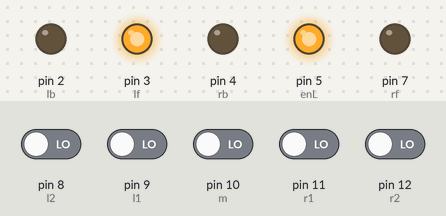
Recording of a sketch running on a simulated Arduino Uno, built with avr-gcc and run on an emulated ATmega328P. On the bench: output pins drawn as LEDs (lit = HIGH). Inputs (shaded band) come from the test bench; at power-on: pin 8 (l2), pin 9 (l1), pin 10 (m), pin 11 (r1), pin 12 (r2) LOW. What the sketch prints to the serial monitor is not drawn.

Above: at 0.1 s.
Timing chart, 0 to 1.6 s (numbered marks = the images above):
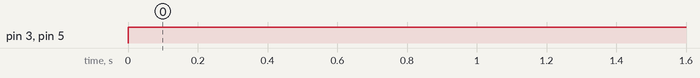

The sketch:

lfttesting.ino
```cpp
#define l2 8
#define l1 9
#define m 10
#define r1 11
#define r2 12

#define enL 5
#define enR 6

#define lb 2
#define lf 3
#define rb 4
#define rf 7

int read[5];
int error;
int Kp = 50;

void setup() {
  pinMode(rf, OUTPUT);
  pinMode(rb, OUTPUT);
  pinMode(lf, OUTPUT);
  pinMode(lb, OUTPUT);

  pinMode(l2, INPUT);
  pinMode(l1, INPUT);
  pinMode(m, INPUT);
  pinMode(r1, INPUT);
  pinMode(r2, INPUT);

  Serial.begin(9600);
}

void forward(int leftSpeed, int rightSpeed) {
  analogWrite(enL, leftSpeed);
  analogWrite(enR, rightSpeed);
  digitalWrite(lf, HIGH);
  digitalWrite(lb, LOW);
  digitalWrite(rf, HIGH);
  digitalWrite(rb, LOW);
}

void leftsharp(int leftSpeed, int rightSpeed) {
  analogWrite(enL, leftSpeed);
  analogWrite(enR, rightSpeed);
  digitalWrite(lf, LOW);
  digitalWrite(lb, HIGH);
  digitalWrite(rf, HIGH);
  digitalWrite(rb, LOW);
}

void rightsharp(int leftSpeed, int rightSpeed) {
  analogWrite(enL, leftSpeed);
  analogWrite(enR, rightSpeed);
  digitalWrite(lf, HIGH);
  digitalWrite(lb, LOW);
  digitalWrite(rf, LOW);
  digitalWrite(rb, HIGH);
}

void loop() {
  read[0] = digitalRead(l2);
  read[1] = digitalRead(l1);
  read[2] = digitalRead(m);
  read[3] = digitalRead(r1);
  read[4] = digitalRead(r2);

  // Line following logic
  if (read[0] == 1 && read[1] == 1 && read[2] == 1 && read[3] == 1 && read[4] == 0){
    error = 4;
  } else if (read[0] == 1 && read[1] == 1 && read[2] == 1 && read[3] == 0 && read[4] == 0){
    error = 3;
  } else if (read[0] == 1 && read[1] == 1 && read[2] == 1 && read[3] == 0 && read[4] == 1){
    error = 2;
  } else if (read[0] == 1 && read[1] == 1 && read[2] == 0 && read[3] == 0 && read[4] == 1){
    error = 1;
  } else if (read[0] == 1 && read[1] == 1 && read[2] == 0 && read[3] == 1 && read[4] == 1){
    error = 0;
  } else if (read[0] == 1 && read[1] == 0 && read[2] == 0 && read[3] == 1 && read[4] == 1){
    error = -1;
  } else if (read[0] == 1 && read[1] == 0 && read[2] == 1 && read[3] == 1 && read[4] == 1){
    error = -2;
  } else if (read[0] == 0 && read[1] == 0 && read[2] == 1 && read[3] == 1 && read[4] == 1){
    error = -3;
  } else if (read[0] == 0 && read[1] == 1 && read[2] == 1 && read[3] == 1 && read[4] == 1){
    error = -4;
  }
  digitalWrite(lf, HIGH);
  analogWrite(enL, 255);
  Serial.println(String(read[0]) +" "+ String(read[1]) +" "+ String(read[2]) +" "+ String(read[3]) +" "+ String(read[4]));
}
```

fbs.ino
```cpp

```

Measured:
- by itself, pin 3 (lf), pin 5 (enL): LOW → HIGH at 0.00 s
